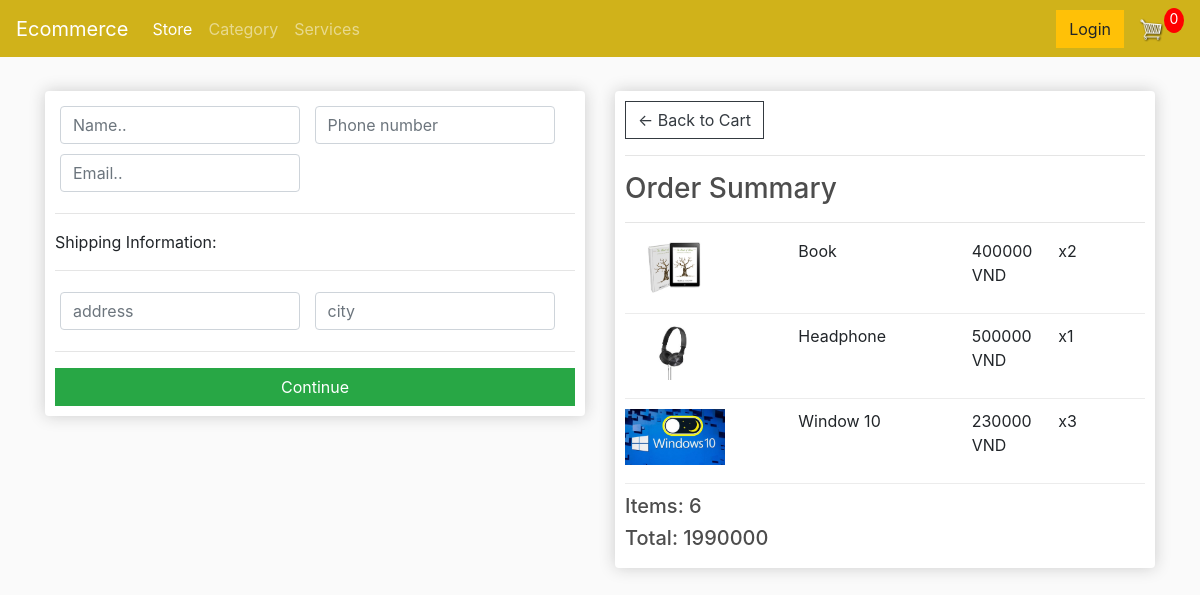
Screenshot of /checkout/ (signed in) with the database file from the repository.
### store/models.py (models this page shows, shortened)
class OrderItem(models.Model):
    product = models.ForeignKey(Product, on_delete= models.SET_NULL, null= True)
    order = models.ForeignKey(Order, on_delete= models.SET_NULL, null = True, blank = True)
    quantity = models.IntegerField(default= 0, null= True, blank = True)
    date_added = models.DateTimeField(auto_now_add = True)
    @property
    def get_total(self):
        total = self.product.price * self.quantity
        return total

class Product(models.Model):
    name = models.CharField(max_length=100, null= True)
    price = models.IntegerField()
    image = models.ImageField(null= True, blank = True)
    digital = models.BooleanField(default= False, null= True, blank = True)
    @property
    def imageURL(self):
        try:
            url = self.image.url
        except:
            url = ''
        return url

class Order(models.Model):
    customer = models.ForeignKey(Customer, on_delete = models.SET_NULL, null = True, blank = True)
    date_order = models.DateTimeField(auto_now_add= True)
    complete = models.BooleanField(default= False, null = True, blank = True)
    transaction_id = models.CharField(max_length=100, null = True)
    @property
    def get_cart_total(self):
        orderitems = self.orderitem_set.all()
        total = sum([item.get_total for item in orderitems])
        return total
    @property
    def get_cart_items(self):
        orderitems = self.orderitem_set.all()
        total = sum([item.quantity for item in orderitems])
        return total

### store/views.py (the view)
# urls.py: path('checkout/', views.checkout, name= 'checkout'),
def checkout(request):
    if request.user.is_authenticated:
        customer = request.user.customer
        order, created = Order.objects.get_or_create(customer = customer ,complete = False)
        items = order.orderitem_set.all()
    else:
        items = []
        order = {'get_cart_total': 0, 'get_cart_items': 0}
    context = {'items': items, 'order': order}
    return render(request, 'store/checkout.html', context)

### store/templates/store/checkout.html (shortened to what this page needs)
{% extends "store/main.html" %}
{% load static %}
{% block content %}
<div class="row">
    <div class="col-lg-6">
        <div class="box-element" id="form-wrapper">
            <form id="form">
                <div id="user-info">
                    <div class="form-field">
                        <input required class="form-control" type="text" name="name" placeholder="Name..">
                    </div>
                    <div class="form-field">
                        <input required class="form-control" type="text" name="phonenumber" placeholder="Phone number">
                    </div>
                    <div class="form-field">
                        <input required class="form-control" type="email" name="email" placeholder="Email..">
                    </div>
                </div>
                <div id="shipping-info">
                    <hr>
                    <p>Shipping Information:</p>
                    <hr>
                    <div class="form-field">
                        <input class="form-control" type="text" name="address" placeholder="address">
                    </div>
                    <div class="form-field">
                        <input class="form-control" type="text" name="city" placeholder="city">
                    </div>
                </div>
                <hr>
                <input id="form-button" class="btn btn-success btn-block" type="submit" value="Continue">
            </form>
        </div>
        <br>
    </div>
    <div class="col-lg-6">
        <div class="box-element">
            <a  class="btn btn-outline-dark" href="{% url 'cart' %}">&#x2190; Back to Cart</a>
            <hr>
            <h3>Order Summary</h3>
            <hr>
            {% for item in items %}
            <div class="cart-row">
                <div style="flex:2"><img class="row-image" src="{{item.product.imageURL}}"></div>
                <div style="flex:2"><p>{{item.product.name}}</p></div>
                <div style="flex:1"><p>{{item.product.price}} VND</p></div>
                <div style="flex:1"><p>x{{item.quantity}}</p></div>
            </div>
            {% endfor %}
            <h5>Items:   {{order.get_cart_items}}</h5>
            <h5>Total:   {{order.get_cart_total}}</h5>
        </div>
    </div>
</div>
{% endblock content %}

### static/css/main.css (style rules this page uses)
body { background-color: hsl(0, 0%, 98%); }
h1,h2,h3,h4,h5,h6 { color:hsl(0, 0%, 30%); }
.box-element { box-shadow:hsl(0, 0%, 80%) 0 0 16px; background-color: #fff; border-radius: 4px; padding: 10px; }
.col-lg-4, .col-lg-6, .col-lg-8, .col-lg-12 { margin-top: 10px; }
.btn { border-radius: 0; }
.row-image { width: 100px; }
.form-field { width:250px; display: inline-block; padding: 5px; }
.cart-row { display: flex; align-items: flex-stretch; padding-bottom: 10px; margin-bottom: 10px; border-bottom: 1px solid #ececec; }

### rows the page displays
OrderItem: product.imageURL (picture), product.name "Book", product.price "400000", quantity "2"
OrderItem: product.imageURL (picture), product.name "Headphone", product.price "500000", quantity "1"
OrderItem: product.imageURL (picture), product.name "Window 10", product.price "230000", quantity "3"
Order: get_cart_items "6", get_cart_total "1990000"
